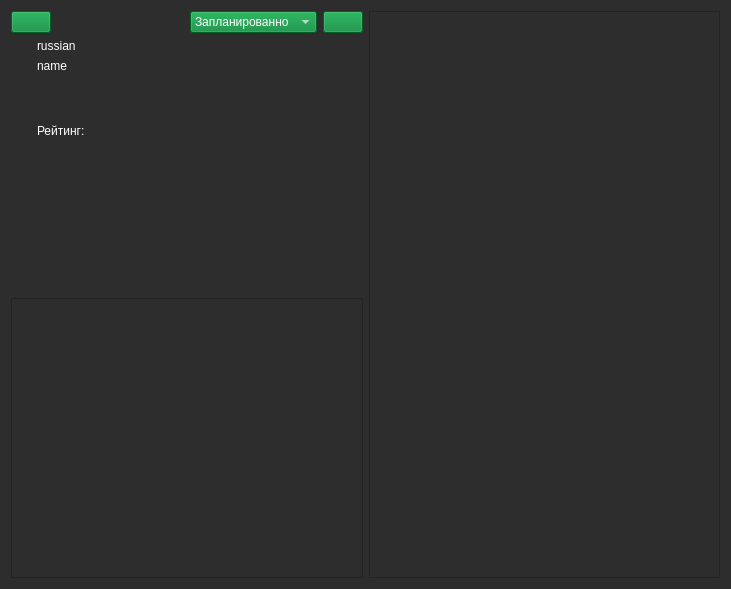
<?xml version="1.0" encoding="UTF-8"?>
<ui version="4.0">
 <class>Form</class>
 <widget class="QWidget" name="Form">
  <property name="geometry">
   <rect>
    <x>0</x>
    <y>0</y>
    <width>731</width>
    <height>589</height>
   </rect>
  </property>
  <property name="windowTitle">
   <string>Form</string>
  </property>
  <property name="styleSheet">
   <string notr="true">color: rgb(255, 255, 255);
background-color: rgb(45, 45, 45);</string>
  </property>
  <layout class="QGridLayout" name="gridLayout_3">
   <item row="0" column="0">
    <layout class="QGridLayout" name="gridLayout">
     <item row="0" column="0">
      <layout class="QVBoxLayout" name="verticalLayout_2">
       <item>
        <layout class="QHBoxLayout" name="horizontalLayout">
         <item>
          <widget class="QPushButton" name="btn_back">
           <property name="styleSheet">
            <string notr="true">background-color: rgb(0, 133, 52);
color: rgb(255, 255, 255);</string>
           </property>
           <property name="text">
            <string/>
           </property>
           <property name="icon">
            <iconset>
             <normalon>images/back.png</normalon>
            </iconset>
           </property>
          </widget>
         </item>
         <item>
          <spacer name="horizontalSpacer">
           <property name="orientation">
            <enum>Qt::Horizontal</enum>
           </property>
           <property name="sizeHint" stdset="0">
            <size>
             <width>37</width>
             <height>17</height>
            </size>
           </property>
          </spacer>
         </item>
         <item>
          <widget class="QComboBox" name="lib_list">
           <property name="styleSheet">
            <string notr="true">background-color: rgb(0, 133, 52);
color: rgb(255, 255, 255);</string>
           </property>
           <item>
            <property name="text">
             <string>Запланированно</string>
            </property>
           </item>
           <item>
            <property name="text">
             <string>Прочитано</string>
            </property>
           </item>
           <item>
            <property name="text">
             <string>Читаю</string>
            </property>
           </item>
           <item>
            <property name="text">
             <string>Перечитываю</string>
            </property>
           </item>
           <item>
            <property name="text">
             <string>Отложено</string>
            </property>
           </item>
           <item>
            <property name="text">
             <string>Брошено</string>
            </property>
           </item>
          </widget>
         </item>
         <item>
          <widget class="QPushButton" name="btn_add_to_lib">
           <property name="styleSheet">
            <string notr="true">background-color: rgb(0, 133, 52);
color: rgb(255, 255, 255);</string>
           </property>
           <property name="text">
            <string/>
           </property>
           <property name="icon">
            <iconset>
             <normalon>images/favorite.png</normalon>
            </iconset>
           </property>
          </widget>
         </item>
        </layout>
       </item>
       <item>
        <layout class="QGridLayout" name="gridLayout_2">
         <item row="0" column="0">
          <widget class="QLabel" name="image">
           <property name="sizePolicy">
            <sizepolicy hsizetype="Preferred" vsizetype="MinimumExpanding">
             <horstretch>0</horstretch>
             <verstretch>0</verstretch>
            </sizepolicy>
           </property>
           <property name="text">
            <string/>
           </property>
          </widget>
         </item>
         <item row="0" column="1">
          <layout class="QVBoxLayout" name="verticalLayout">
           <item>
            <widget class="QLabel" name="russian">
             <property name="text">
              <string>russian</string>
             </property>
            </widget>
           </item>
           <item>
            <widget class="QLabel" name="name">
             <property name="text">
              <string>name</string>
             </property>
            </widget>
           </item>
           <item>
            <spacer name="verticalSpacer">
             <property name="orientation">
              <enum>Qt::Vertical</enum>
             </property>
             <property name="sizeHint" stdset="0">
              <size>
               <width>20</width>
               <height>40</height>
              </size>
             </property>
            </spacer>
           </item>
           <item>
            <widget class="QLabel" name="rate">
             <property name="text">
              <string>Рейтинг:</string>
             </property>
            </widget>
           </item>
           <item>
            <layout class="QHBoxLayout" name="horizontalLayout_2">
             <item>
              <widget class="QPushButton" name="star_1">
               <property name="enabled">
                <bool>false</bool>
               </property>
               <property name="styleSheet">
                <string notr="true">color: rgb(255, 255, 255);
background-color: rgb(45, 45, 45);</string>
               </property>
               <property name="text">
                <string/>
               </property>
               <property name="autoDefault">
                <bool>false</bool>
               </property>
               <property name="flat">
                <bool>true</bool>
               </property>
              </widget>
             </item>
             <item>
              <widget class="QPushButton" name="star_2">
               <property name="enabled">
                <bool>false</bool>
               </property>
               <property name="text">
                <string/>
               </property>
               <property name="autoDefault">
                <bool>false</bool>
               </property>
               <property name="flat">
                <bool>true</bool>
               </property>
              </widget>
             </item>
             <item>
              <widget class="QPushButton" name="star_3">
               <property name="enabled">
                <bool>false</bool>
               </property>
               <property name="text">
                <string/>
               </property>
               <property name="autoDefault">
                <bool>false</bool>
               </property>
               <property name="flat">
                <bool>true</bool>
               </property>
              </widget>
             </item>
             <item>
              <widget class="QPushButton" name="star_4">
               <property name="enabled">
                <bool>false</bool>
               </property>
               <property name="text">
                <string/>
               </property>
               <property name="autoDefault">
                <bool>false</bool>
               </property>
               <property name="flat">
                <bool>true</bool>
               </property>
              </widget>
             </item>
             <item>
              <widget class="QPushButton" name="star_5">
               <property name="enabled">
                <bool>false</bool>
               </property>
               <property name="text">
                <string/>
               </property>
               <property name="autoDefault">
                <bool>false</bool>
               </property>
               <property name="flat">
                <bool>true</bool>
               </property>
              </widget>
             </item>
             <item>
              <spacer name="horizontalSpacer_2">
               <property name="orientation">
                <enum>Qt::Horizontal</enum>
               </property>
               <property name="sizeHint" stdset="0">
                <size>
                 <width>40</width>
                 <height>20</height>
                </size>
               </property>
              </spacer>
             </item>
            </layout>
           </item>
          </layout>
         </item>
         <item row="0" column="2">
          <spacer name="horizontalSpacer_3">
           <property name="orientation">
            <enum>Qt::Horizontal</enum>
           </property>
           <property name="sizeHint" stdset="0">
            <size>
             <width>40</width>
             <height>20</height>
            </size>
           </property>
          </spacer>
         </item>
         <item row="1" column="0">
          <spacer name="verticalSpacer_2">
           <property name="orientation">
            <enum>Qt::Vertical</enum>
           </property>
           <property name="sizeHint" stdset="0">
            <size>
             <width>20</width>
             <height>40</height>
            </size>
           </property>
          </spacer>
         </item>
        </layout>
       </item>
      </layout>
     </item>
     <item row="0" column="1" rowspan="2">
      <widget class="QListWidget" name="chapters"/>
     </item>
     <item row="1" column="0">
      <widget class="QTextEdit" name="description">
       <property name="enabled">
        <bool>false</bool>
       </property>
      </widget>
     </item>
    </layout>
   </item>
  </layout>
 </widget>
 <resources/>
 <connections/>
</ui>
